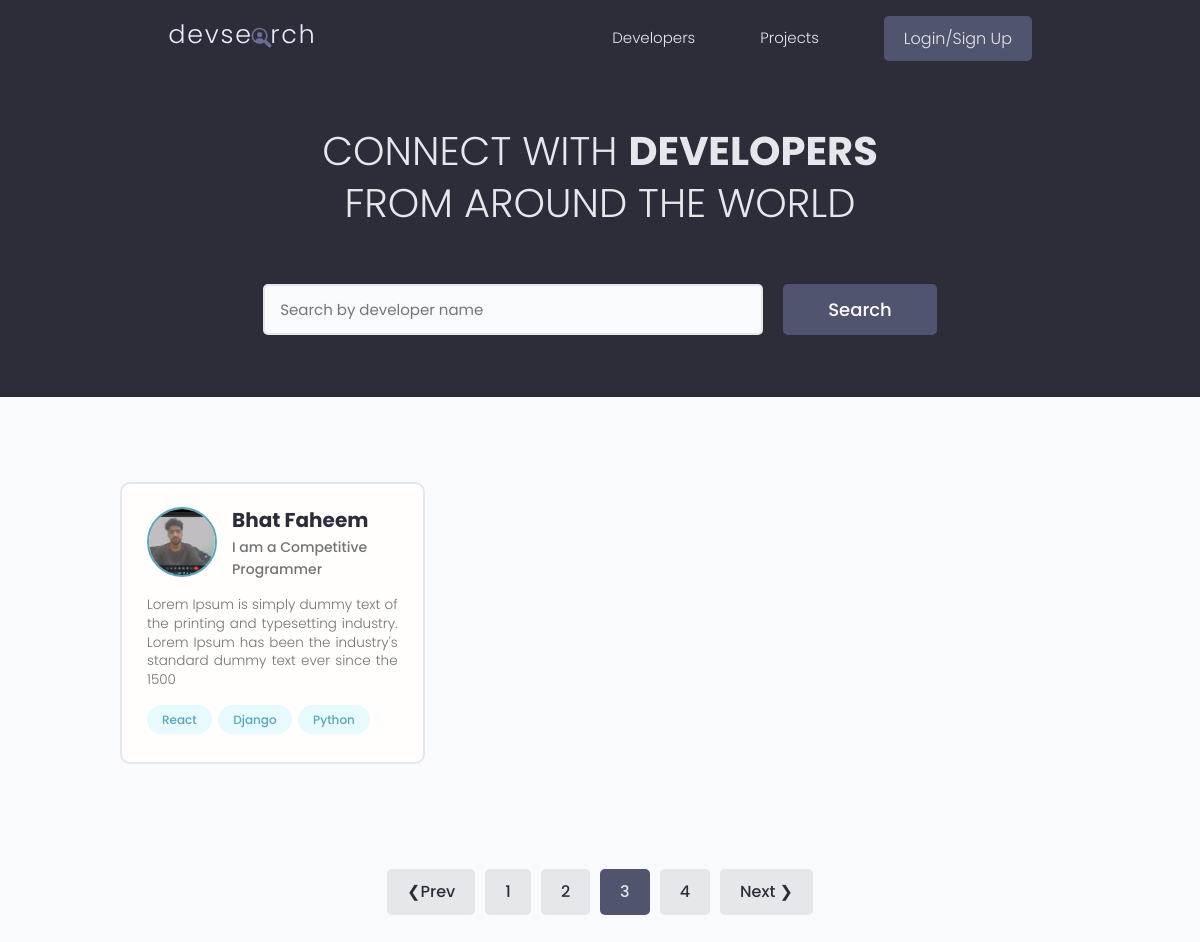
/?page=3, run on the app's committed database.
### users/models.py (models this page shows, shortened)
class Profile(models.Model):
    user = models.OneToOneField(User, on_delete=models.CASCADE, null=True, blank=True)
    name = models.CharField(max_length=200, blank=True, null=True)
    username = models.CharField(max_length=200, blank=True, null=True)
    location = models.CharField(max_length=200, blank=True, null=True)
    email = models.EmailField(max_length=500, null=True, blank=True)
    short_intro = models.CharField(max_length=200, blank=True, null=True)
    bio = models.TextField(blank=True, null=True)
    profile_img = models.ImageField(
        null=True,
        blank=True,
        upload_to="profiles/",
        default="profiles/user-default.png",
    )
    social_github = models.CharField(max_length=200, blank=True, null=True)
    social_twitter = models.CharField(max_length=200, blank=True, null=True)
    social_linkedin = models.CharField(max_length=200, blank=True, null=True)
    social_youtube = models.CharField(max_length=200, blank=True, null=True)
    social_website = models.CharField(max_length=200, blank=True, null=True)
    created = models.DateTimeField(auto_now_add=True)
    id = models.UUIDField(
        default=uuid.uuid4, unique=True, primary_key=True, editable=False
    )

class Skill(models.Model):
    owner = models.ForeignKey(Profile, on_delete=models.CASCADE, null=True, blank=True)
    name = models.CharField(max_length=200, blank=True, null=True)
    description = models.TextField(null=True, blank=True)
    created = models.DateTimeField(auto_now_add=True)
    id = models.UUIDField(
        default=uuid.uuid4, unique=True, primary_key=True, editable=False
    )
    def __str__(self):
        return str(self.name)

### users/views.py (the view)
# urls.py: path("", views.profiles, name="profiles"),
def profiles(request):
    profiles, search_query = searchProfiles(request)
    custom_range, profiles = paginationProfiles(request, profiles, 1)
    context = {
        "profiles": profiles,
        "search_query": search_query,
        "custom_range": custom_range,
    }
    return render(request, "users/profiles.html", context)

### users/utils.py (called while the page is built)
def paginationProfiles(request, profiles, results):
    page = request.GET.get("page")
    paginator = Paginator(profiles, results)
    try:
        profiles = paginator.page(page)
    except PageNotAnInteger:
        page = 1
        profiles = paginator.page(page)
    except EmptyPage:
        page = paginator.num_pages
        profiles = paginator.page(page)
    leftIndex = int(page) - 4
    if leftIndex < 1:
        leftIndex = 1
    rightIndex = int(page) + 5
    if rightIndex > paginator.num_pages:
        rightIndex = paginator.num_pages + 1
    custom_range = range(leftIndex, rightIndex)
    return custom_range, profiles

def searchProfiles(request):
    search_query = ""
    if request.GET.get("search_query"):
        search_query = request.GET.get("search_query")
    skills = Skill.objects.filter(name__icontains=search_query)
    profiles = Profile.objects.distinct().filter(
        Q(name__icontains=search_query)
        | Q(short_intro__icontains=search_query)
        | Q(skill__in=skills)
    )
    return profiles, search_query

### users/templates/users/profiles.html (shortened to what this page needs)
{% extends 'main.html' %} {% block content %}
<main class="home">
  <section class="hero-section text-center">
    <div class="container container--narrow">
      <div class="hero-section__box">
        <h2>CONNECT WITH <span>DEVELOPERS</span></h2>
        <h2>FROM AROUND THE WORLD</h2>
      </div>
      <div class="hero-section__search">
        <form
          id="searchForm"
          class="form"
          action="{% url 'profiles' %}"
          method="get"
        >
          <div class="form__field">
            <input
              class="input input--text"
              id="formInput#search"
              type="text"
              name="search_query"
              value="{{search_query}}"
              placeholder="Search by developer name"
            />
          </div>
          <input class="btn btn--sub btn--lg" type="submit" value="Search" />
        </form>
      </div>
    </div>
  </section>
  <section class="devlist">
    <div class="container">
      <div class="grid grid--three">
        {% for profile in profiles %}
        <div class="column card">
          <div class="dev">
            <a href="{% url 'user-profile' profile.id %}" class="card__body">
              <div class="dev__profile">
                <img
                  class="avatar avatar--md"
                  src="{{ profile.profile_img.url}}"
                  alt="image"
                />
                <div class="dev__meta">
                  <h3>{{profile.name}}</h3>
                  <h5>{{profile.short_intro|slice:"60"}}</h5>
                </div>
              </div>
              <p class="dev__info">{{profile.bio|slice:"150"}}</p>
              <div class="dev__skills">
                {% for skill in profile.skill_set.all|slice:"5" %}
                <span class="tag tag--pill tag--main">
                  <small>{{skill}}</small>
                </span>
                {% endfor %}
              </div>
            </a>
          </div>
        </div>
        {% endfor %}
      </div>
    </div>
  </section>
  {% include 'pagination.html' with queryset=profiles %}
</main>
{% endblock%}

### static/styles/app.css (style rules this page uses)
:root { --color-sub: #2d2d39; }
.btn--sub { background-color: var(--color-sub-light); }
.card { border: 2px solid var(--color-light); }
img { width: 100%; }
.hero-section { height: 40vh; display: flex; align-items: center; background-color: var(--color-sub); }
.hero-section__box { margin-bottom: 4rem; }
.hero-section__box > h2, .hero-section__box > h2 > span { font-size: 4rem; color: var(--color-light); line-height: 1.3; text-transform: uppercase; }
.hero-section__box > h2 { font-weight: 300; }
.hero-section__box > h2 > span { font-weight: 700; }
.hero-section__search > .form { display: flex; align-items: center; justify-content: center; gap: 2rem; }
.hero-section__search > .form input.input--text { width: 50rem; }
.devlist { margin-top: 8rem; }
.devlist .grid { align-items: stretch; }
.devlist .dev .dev__profile { display: flex; align-items: center; gap: 1.5rem; }
.devlist .dev .dev__meta h3 { color: var(--color-sub); font-size: 2rem; font-weight: 700; }
.devlist .dev .dev__meta h5 { color: var(--color-text); font-size: 1.4rem; font-weight: 500; }
.devlist .dev .dev__info { margin: 1.5rem 0; font-size: 1.35rem; line-height: 1.4; text-align: justify; }

### static/uikit/styles/modules/_variables.css (style rules this page uses)
:root { --color-main: #5aa5b9; --color-main-light: #e6faff; --color-sub: #3f4156; --color-sub-light: #51546e; --color-sub-lighter: #ededfd; --color-text: #737373; --color-gray: #8b8b8b; --color-light: #e5e7eb; --color-light-gray: #767676; --color-bg: #f8fafd; --color-white: #fffefd; --color-white-light: #f3f3f3; --color-success: #359e64; --color-success-bg: #def8e8; --color-error: #fc4b0b; --color-error-bg: #fff2ee; --font-base: 'Poppins', arial, helvetica, 'Segoe UI', roboto, ubuntu, sans-serif; --font-monospace: 'Fira Code', 'Courier New', courier, monospace; --font-regular: 300; --font-medium: 500; --font-bold: 700; --generic-shadow: 1px 1px 5px #00000010; --generic-transition: all 0.3s ease-in-out; }

### static/uikit/styles/modules/_base.css (style rules this page uses)
* { margin: 0; padding: 0; box-sizing: border-box; text-rendering: optimizeLegibility; color: inherit; font-size: inherit; }
html { font-size: 50%; }
@media only screen and (min-width: 480px) { html { font-size: 56.25%; } }
@media only screen and (min-width: 1200px) { html { font-size: 62.5%; } }
body { line-height: 1.6; font-weight: 400; font-size: 1.5rem; color: var(--color-text); background-color: var(--color-bg); min-height: 100vh; }

### static/uikit/styles/modules/_typography.css (style rules this page uses)
* { font-family: var(--font-base); }
h2 { font-size: 3.6rem; font-weight: var(--font-bold); }
h3 { font-size: 3.2rem; font-weight: var(--font-medium); }
h5 { font-size: 2.4rem; font-weight: var(--font-medium); }
h5, h6 { font-weight: var(--font-regular); }
p, span, strong { font-size: 1.6rem; color: var(--color-text); font-weight: var(--font-regular); }
a { padding-bottom: 2px; text-decoration: none; display: inline-block; color: var(--color-main); font-weight: var(--font-medium); }

### static/uikit/styles/modules/_utilities.css (style rules this page uses)
.container { width: 92%; max-width: 165rem; margin: 0 auto; box-sizing: border-box; }
.container--narrow { width: 92%; max-width: 120rem; }
@media screen and (min-width: 1000px) { .container { width: 90%; } }
@media screen and (min-width: 1000px) { .container--narrow { width: 85%; } }
@media screen and (min-width: 1200px) { .container { width: 80%; } }
@media screen and (min-width: 1200px) { .container--narrow { width: 72%; } }
.text-center { text-align: center; }

### static/uikit/styles/modules/_avatar.css (style rules this page uses)
.avatar { border-radius: 50%; border: 2px solid var(--color-main); object-fit: cover; }
.avatar--md { height: 7rem; width: 7rem; }

### static/uikit/styles/modules/_button.css (style rules this page uses)
.btn { display: inline-block; position: relative; cursor: pointer; background-color: var(--color-light); font-weight: var(--font-medium); color: var(--color-sub); text-decoration: none; padding: 1rem 2rem; border-radius: 0.5rem; border: none; width: -webkit-fit-content; width: -moz-fit-content; width: fit-content; height: -webkit-fit-content; height: -moz-fit-content; height: fit-content; font-size: 1.6rem; outline-width: 0; outline-color: transparent; -webkit-backface-visibility: hidden; backface-visibility: hidden; transition: all 0.3s ease-in-out; }
.btn--sub { background-color: var(--color-sub); color: var(--color-white); }
.btn--lg { font-size: 1.8rem; padding: 1.2rem 4.5rem; }

### static/uikit/styles/modules/_card.css (style rules this page uses)
.card { border-radius: 1rem; background-color: var(--color-white); border: 1.5px solid var(--color-light); width: auto; height: auto; margin-top: 0.5rem; margin-bottom: 0.5rem; overflow: hidden; }
.card__body, .card__header { padding: 2rem 2.5rem; }

### data on the page
Profile: profile_img (picture), name "Bhat Faheem", short_intro "I am a Competitive Programmer", bio "Lorem Ipsum is simply dummy text of the printing and typesetting industry. Lorem Ipsum has been the industry's standard dummy text ever since the 1500"
Skill: name "React"
Skill: name "Django"
Skill: name "Python"

### other printed values
{{ page }} "1" "2" "4"
{{ page }} "3"
